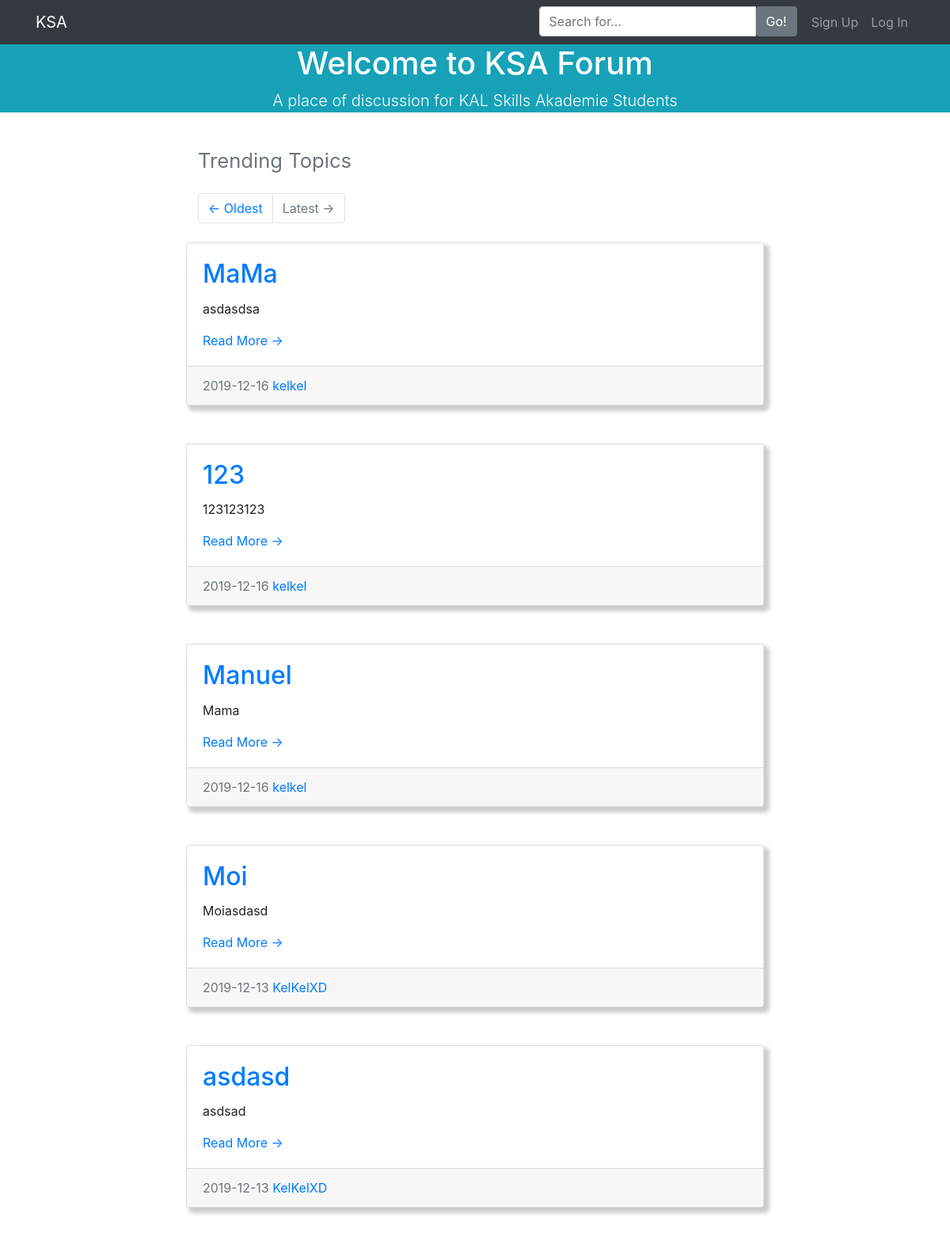
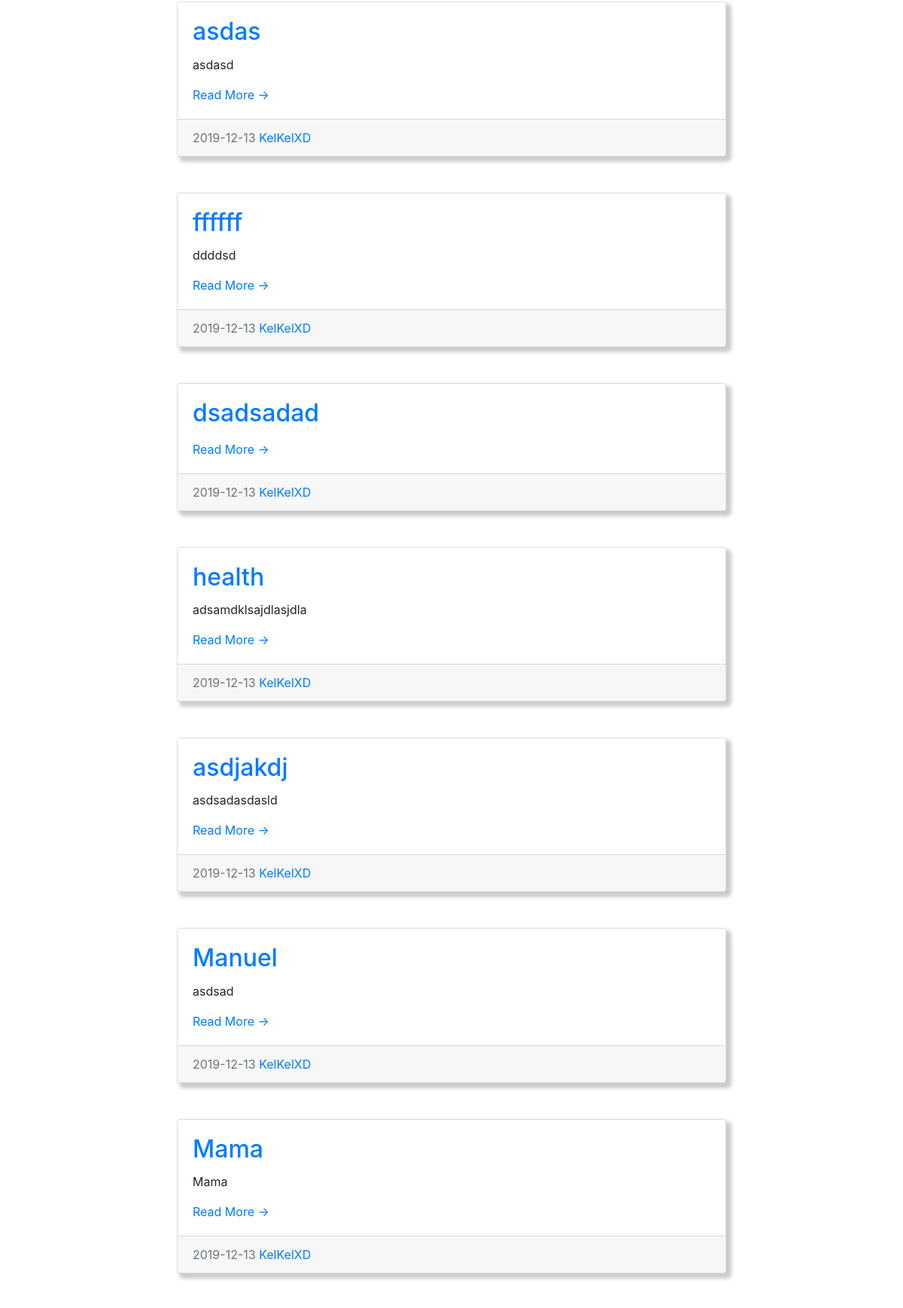
The page / (upper part) on the database its author committed (2 pictures, top to bottom).
### tables this page shows
CREATE TABLE `tbl_posts` (
  `post_id` int(11) NOT NULL,
  `user_id` varchar(20) NOT NULL,
  `post_title` varchar(100) NOT NULL,
  `post_description` varchar(225) NOT NULL,
  `num_most_comment` int(11) NOT NULL,
  `created_at` timestamp NOT NULL DEFAULT current_timestamp()
);

CREATE TABLE `tbl_users` (
  `user_id` int(11) NOT NULL,
  `full_name` varchar(50) NOT NULL,
  `username` varchar(20) NOT NULL,
  `email` varchar(70) NOT NULL,
  `password` varchar(225) NOT NULL,
  `account_type` int(1) NOT NULL,
  `user_profile_pic` varchar(225) NOT NULL,
  `created_at` date NOT NULL DEFAULT current_timestamp()
);

### userdashboard/server.php (called while the page is built, shortened)
<?php
	$db = mysqli_connect('localhost', 'root', '', 'db_forum');
		$result_posts =mysqli_query($db, "SELECT * FROM tbl_posts INNER JOIN tbl_users ON tbl_posts.user_id = tbl_users.user_id ORDER BY post_id DESC ");
 ?>

### index.php (the view, shortened to what this page needs)
<?php
include 'header.php';
?>
<body>
<?php
include 'navbar.php';
include 'banner.php';
include 'userdashboard/server.php'
?>
  <div class="container">
    <div class="row justify-content-center align-items-center">
      <div class="col-md-8">
        <div class="container">
        <h2 class="my-4 text-muted">
          <small>Trending Topics</small>
        </h2>
        <ul class="pagination justify-content mb-4">
          <li class="page-item">
            <a class="page-link" href="#">&larr; Oldest</a>
          </li>
          <li class="page-item disabled">
            <a class="page-link" href="#">Latest &rarr;</a>
          </li>
        </ul>
      </div>
        <?php
            while ($row = mysqli_fetch_array($result_posts)) { ?>
          <div class="card mb-4" style="box-shadow: 5px 5px 5px 2px #ccc;">
            <div class="card-body">
            <a href="single-post.php?post=<?php echo $row['post_id'];?>"><h2 class="card-title"><?php echo $row['post_title']; ?></h2></a>
            <p class="card-text"><?php echo $row['post_description']; ?></p>
            <a href="single-post.php?post=<?php echo $row['post_id'];?>">Read More &rarr;</a>
          </div>
          <div class="card-footer text-muted">
            <?php echo $row['created_at']; ?>
            <a href="#"><?php echo $row['username']; ?></a>
          </div>
        </div>
        <br>
      <?php } ?>
      </div>
    </div>
  </div>
</body>
</html>

### css/blog-home.css (style rules this page uses)
body { padding-top: 56px; }

### css/style.css (style rules this page uses)
.card { box-shadow: 5px 5px 5px 2px #ccc; }
.pagination { align-items: center; }

### rows shown on the page
tbl_posts: post_title "MaMa", post_description "asdasdsa", user.created_at "2019-12-16", user.username "kelkel"
tbl_posts: post_title "123", post_description "123123123", user.created_at "2019-12-16", user.username "kelkel"
tbl_posts: post_title "Manuel", post_description "Mama", user.created_at "2019-12-16", user.username "kelkel"
tbl_posts: post_title "Moi", post_description "Moiasdasd", user.created_at "2019-12-13", user.username "KelKelXD"
tbl_posts: post_title "asdasd", post_description "asdsad", user.created_at "2019-12-13", user.username "KelKelXD"
tbl_posts: post_title "asdas", post_description "asdasd", user.created_at "2019-12-13", user.username "KelKelXD"
tbl_posts: post_title "ffffff", post_description "ddddsd", user.created_at "2019-12-13", user.username "KelKelXD"
tbl_posts: post_title "dsadsadad", user.created_at "2019-12-13", user.username "KelKelXD"
tbl_posts: post_title "health", post_description "adsamdklsajdlasjdla", user.created_at "2019-12-13", user.username "KelKelXD"
tbl_posts: post_title "asdjakdj", post_description "asdsadasdasld", user.created_at "2019-12-13", user.username "KelKelXD"
tbl_posts: post_title "Manuel", post_description "asdsad", user.created_at "2019-12-13", user.username "KelKelXD"
tbl_posts: post_title "Mama", post_description "Mama", user.created_at "2019-12-13", user.username "KelKelXD"
